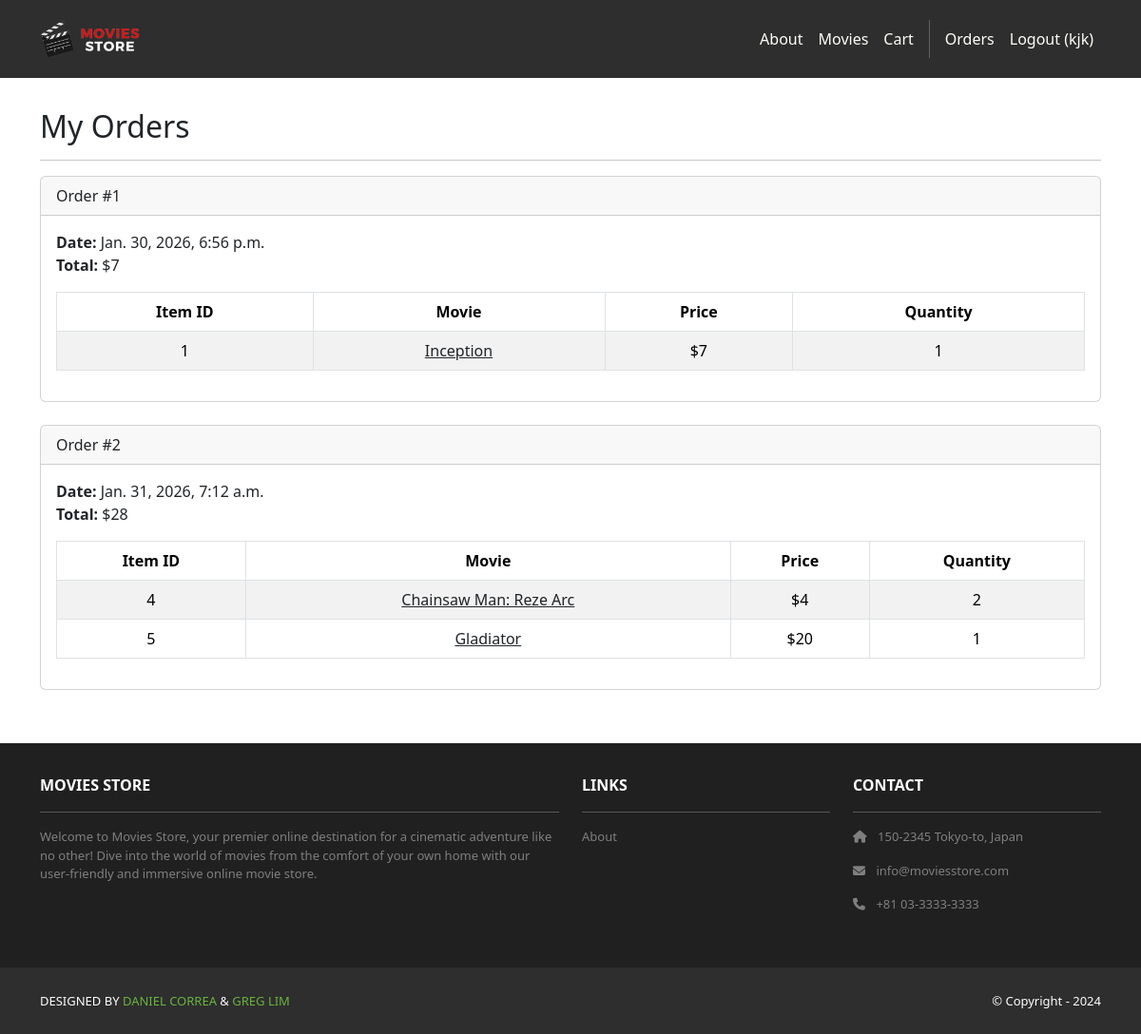
Page /accounts/orders/ (signed in) on the committed database.
### cart/models.py (models this page shows, shortened)
class Order(models.Model):
    id = models.AutoField(primary_key=True)
    total = models.IntegerField()
    date = models.DateTimeField(auto_now_add=True)
    user = models.ForeignKey(User,
        on_delete=models.CASCADE)

class Item(models.Model):
    id = models.AutoField(primary_key=True)
    price = models.IntegerField()
    quantity = models.IntegerField()
    order = models.ForeignKey(Order,
        on_delete=models.CASCADE)
    movie = models.ForeignKey(Movie,
        on_delete=models.CASCADE)

### movies/models.py (models this page shows, shortened)
class Movie(models.Model):
    id = models.AutoField(primary_key=True)
    name = models.CharField(max_length=255)
    price = models.IntegerField()
    description = models.TextField()
    image = models.ImageField(upload_to='movie_images/')

### accounts/views.py (the view)
# urls.py: path('orders/', views.orders, name='accounts.orders'),
@login_required
def orders(request):
    template_data = {}
    template_data['title'] = 'Orders'
    template_data['orders'] = request.user.order_set.all()
    return render(request, 'accounts/orders.html',
        {'template_data': template_data})

### accounts/templates/accounts/orders.html
{% extends 'base.html' %}
{% block content %}
<div class="p-3">
  <div class="container">
    <div class="row mt-3">
      <div class="col mx-auto mb-3">
        <h2>My Orders</h2>
        <hr />
        {% for order in template_data.orders %}
        <div class="card mb-4">
          <div class="card-header">
            Order #{{ order.id }}
          </div>
          <div class="card-body">
            <b>Date:</b> {{ order.date }}<br />
            <b>Total:</b> ${{ order.total }}<br />
            <table class="table table-bordered
              table-striped text-center mt-3">
              <thead>
                <tr>
                  <th scope="col">Item ID</th>
                  <th scope="col">Movie</th>
                  <th scope="col">Price</th>
                  <th scope="col">Quantity</th>
                </tr>
              </thead>
              <tbody>
                {% for item in order.item_set.all %}
                <tr>
                  <td>{{ item.movie.id }}</td>
                  <td>
                    <a class="link-dark"
                      href="{% url 'movies.show'
                      id=item.movie.id %}">
                      {{ item.movie.name }}
                    </a>
                  </td>
                  <td>${{ item.movie.price }}</td>
                  <td>{{ item.quantity }}</td>
                </tr>
                {% endfor %}
              </tbody>
            </table>
          </div>
        </div>
        {% endfor %}
      </div>
    </div>
  </div>
</div>
{% endblock content %}

### moviesstore/templates/base.html (shortened to what this page needs)
<!DOCTYPE html>
<html>
  {% load static %}
  <head>
    <link href="https://cdn.jsdelivr.net/npm/bootstrap@5.3.3/dist/css/bootstrap.min.css" rel="stylesheet">
    <link rel="stylesheet"  href="https://cdnjs.cloudflare.com/ajax/libs/font-awesome/6.1.1/css/all.min.css">
    <link rel="stylesheet" type="text/css" href="{% static 'css/style.css' %}">
  </head>
  <body class="d-flex flex-column min-vh-100">
      <nav class="p-3 navbar navbar-dark bg-dark navbar-expand-lg">
      <div class="container">
        <a class="navbar-brand"
           href="{% url 'home.index' %}">
          <img src="{% static 'img/logo.png' %}" alt="logo"
               height="40" />
        </a>
        <div class="collapse navbar-collapse"
             id="navbarNavAltMarkup">
          <div class="navbar-nav ms-auto navbar-ml">
            <a class="nav-link"
               href="{% url 'home.about' %}">About</a>
            <a class="nav-link" href=
              "{% url 'movies.index' %}">Movies</a>
            <a class="nav-link"
              href="{% url 'cart.index' %}">Cart</a>
            {% if user.is_authenticated %}
            <a class="nav-link"
              href="{% url 'accounts.orders' %}">Orders
            </a>
            <a class="nav-link"
              href="{% url 'accounts.logout' %}">Logout ({{ user.username }})</a>
            {% endif %}
          </div>
        </div>
      </div>
    </nav>
    <div class="flex-fill">
      {% block content %}
      {% endblock content %}
    </div>
      <section class="p-3 ms-footer d-none d-md-block">
        <div class="container">
          <div class="row mt-3 text-white">
            <div class="col-md-6 col-lg-6 col-xl-6 mx-auto mb-4">
              <b>MOVIES STORE</b>
              <hr />
              <p>Welcome to Movies Store, your premier online destination for a cinematic
                adventure like no other! Dive into the world of movies from the comfort of your own home with our user-friendly
                and immersive online movie store.</p>
            </div>
            <div class="col-md-3 col-lg-3 col-xl-3 mx-auto mb-4">
              <b>LINKS</b>
              <hr />
              <p><a class="nav-link" href="{% url 'home.about' %}">About</a></p>
            </div>
            <div class="col-md-3 col-lg-3 col-xl-3 mx-auto mb-4">
              <b>CONTACT</b>
              <hr />
              <p><i class="fas fa-home me-2"></i> 150-2345 Tokyo-to, Japan</p>
              <p><i class="fas fa-envelope me-2"></i> info@moviesstore.com</p>
              <p><i class="fas fa-phone me-2"></i> +81 03-3333-3333</p>
            </div>
          </div>
        </div>
      </section>
      <section class="p-3 ms-footer-bottom bg-dark">
        <div class="container d-flex justify-content-between">
          <div class="me-5 text-white">
            <span>DESIGNED BY <a href="https://www.x.com/danielgarax" target="_blank">DANIEL CORREA</a> &
              <a href="https://www.x.com/greglim81" target="_blank">GREG LIM</a>
            </span>
          </div>
          <div class="text-white">
            <span>© Copyright - 2024</span>
          </div>
        </div>
      </section>
  </body>
</html>

### moviesstore/static/css/style.css (style rules this page uses)
.navbar a.nav-link { color: #FFFEF6 !important; }
.bg-dark { background-color: #2E2E2E !important; }
.ms-footer { background-color: #202020; }
.ms-footer p { color: #7F7F7F; font-size: 13px; }
.ms-footer-bottom span { font-size: 13px; line-height: 38px; }
.ms-footer-bottom a { color: #6ab43e; text-decoration: none; }

### rows in the picture
Order: id "1", date "Jan. 30, 2026, 6:56 p.m.", total "7"
Item: movie.id "1", movie.name "Inception", movie.price "7", quantity "1"
Order: id "2", date "Jan. 31, 2026, 7:12 a.m.", total "28"
Item: movie.id "4", movie.name "Chainsaw Man: Reze Arc", movie.price "4", quantity "2"
Item: movie.id "5", movie.name "Gladiator", movie.price "20", quantity "1"

### other values in the picture
{{ user.username }} "kjk"
